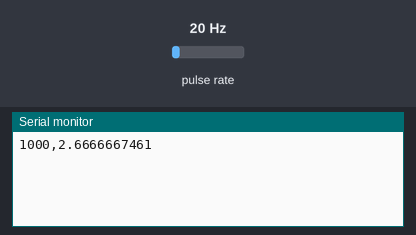
A sketch run on a simulated Arduino Uno, built with avr-gcc and run on an emulated ATmega328P. Parts: the last lines printed to the serial monitor. Wiring (inferred from the names in the program): pulse sensor: data pin 2. Inputs (shaded band) come from the test bench; at power-on: pulse rate 20 Hz.

Above: at 1.2 s.
1.3 s: pulse rate (sensor on pin 2) set to 4 Hz
At 2.5 s:
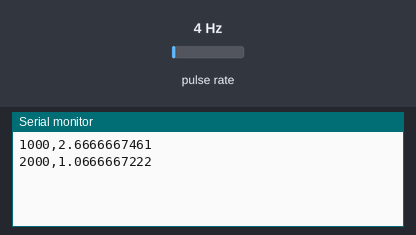
2.8 s: pulse rate (sensor on pin 2) set to 50 Hz
At 3.8 s:
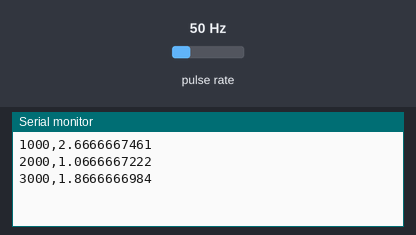
Timing chart, 0 to 5.8 s (numbered marks = the images above; inputs shaded):
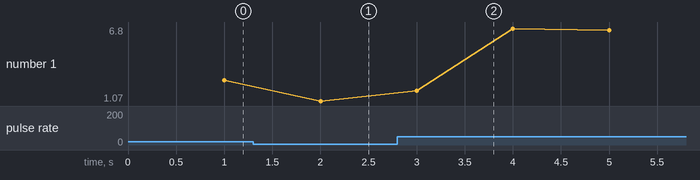

The sketch:

program_of_yf_s201_sensor_and_arduino.ino
```cpp
//Coded and Tested By:
// Sheekar Banerjee, AI-ML-IOT Solution Engineer and Researcher

/*
Arduino Water flow meter
YF- S201 Hall Effect Water Flow Sensor
Water Flow Sensor output processed to read in litres/min

Adapted by Raul G. Dias, at Universidade Tecnológica Federal do Paraná
*/
volatile int flow_frequency; // Measures flow sensor pulses
double l_min;
//unsigned float l_min; // Calculated litres/min
unsigned char flowsensor = 2; // Sensor Input
unsigned long currentTime;
unsigned long cloopTime;
void flow () // Interrupt function
{
flow_frequency++;
}

void setup() {
  pinMode(flowsensor, INPUT);
  digitalWrite(flowsensor, HIGH);  // Optional Internal Pull-Up
  Serial.begin(9600);
  attachInterrupt(0, flow, RISING);  // Setup Interrupt
  sei();                             // Enable interrupts
  currentTime = millis();
  cloopTime = currentTime;
}

void loop ()
{
currentTime = millis();
 // Every second, calculate and print litres/min
if(currentTime >= (cloopTime + 1000))
{
 cloopTime = currentTime; // Updates cloopTime

 // Pulse frequency (Hz) = 7.5Q, Q is flow rate in L/min.
 l_min = (flow_frequency / 7.5);
 //l_hour = (flow_frequency * 60 / 7.5);
 // (Pulse frequency x 60 min) / 7.5Q = flowrate in L/hour

 flow_frequency = 0; // Reset Counter
 //Serial.print(l_hour, DEC); // Print litres/hour
 //Serial.println(" L/hour");
 Serial.print(currentTime);
 Serial.print(",");
 Serial.println(l_min, DEC); // Print litres/min
}
}
```

Measured:
- after the input at 1.3 s, the serial monitor: prints a new line after 0.70 s (image 1)
- after the input at 2.8 s, the serial monitor: prints a new line after 0.20 s (image 2)
- plotted number 1: 2.67 → 1.07 after the input at 1.3 s, 1.07 → 6.53 after the input at 2.8 s
